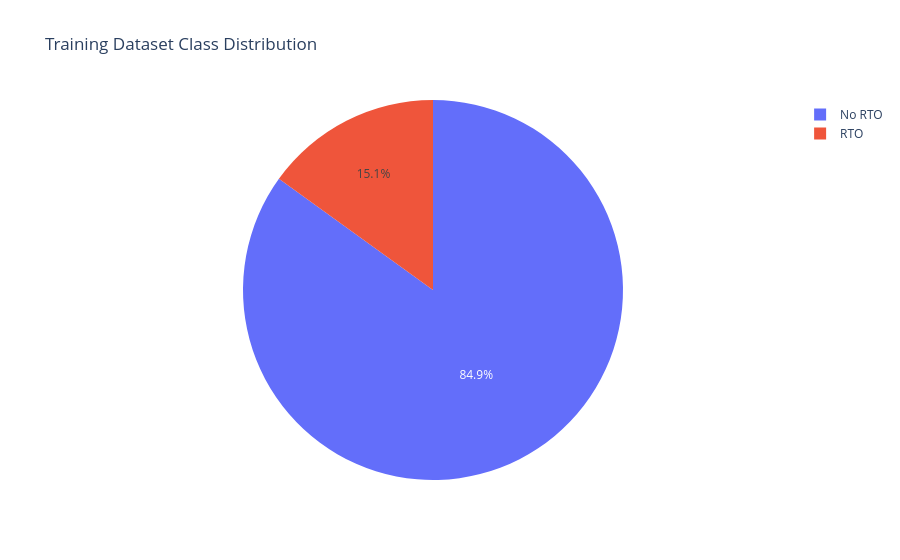
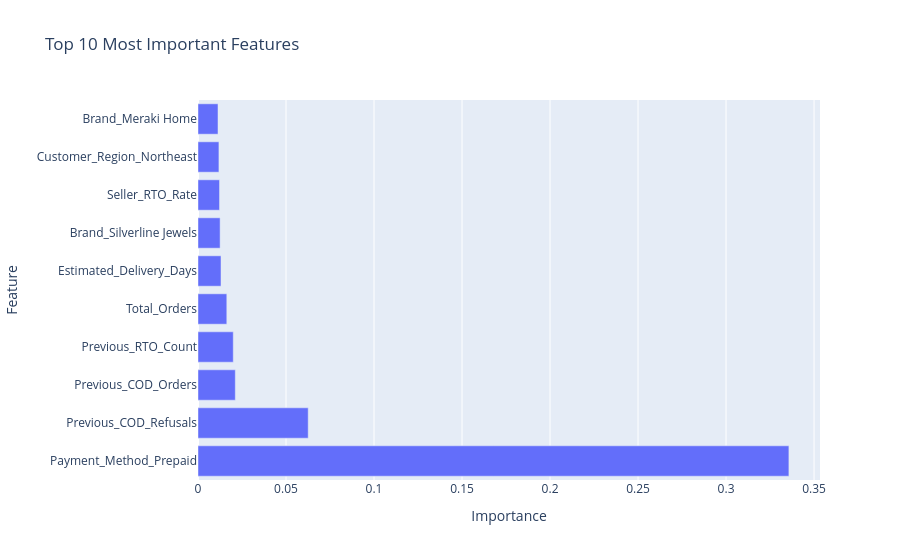

Write notebook code for charts like these, in order.
### Code cell
import pandas as pd
import numpy as np

from sklearn.model_selection import train_test_split
from sklearn.preprocessing import LabelEncoder

import warnings
warnings.filterwarnings("ignore")
df = pd.read_csv("../data/Meesho_RTO_Prevention_Dataset.csv")
df.head()
df.isnull().sum()
print(df.duplicated().sum())
df["RTO"] = df["RTO"].map({
    "Yes": 1,
    "No": 0
})

df["RTO"].value_counts()
df = df.drop(columns=[
    "Order_ID",
    "Customer_ID",
    "Seller_ID"
])

df.head()
X = df.drop("RTO", axis=1)
y = df["RTO"]
print("Features Shape:", X.shape)
print("Target Shape:", y.shape)
categorical_cols = X.select_dtypes(include="object").columns.tolist()

numerical_cols = X.select_dtypes(exclude="object").columns.tolist()

print("Categorical Columns:\n")
print(categorical_cols)

print("\nNumerical Columns:\n")
print(numerical_cols)
print("Number of Numerical Features:", len(numerical_cols))

print("Number of Categorical Features:", len(categorical_cols))
for col in categorical_cols:
    print(f"{col}: {X[col].nunique()} unique values")
    # Columns to One-Hot Encode
one_hot_cols = [
    "Customer_Region",
    "Product_Category",
    "Brand",
    "Payment_Method",
    "Festival_Season",
    "Source_City",
    "Courier_Partner"
]

X = pd.get_dummies(
    X,
    columns=one_hot_cols,
    drop_first=True
)
from sklearn.preprocessing import LabelEncoder

le = LabelEncoder()

X["Destination_City"] = le.fit_transform(X["Destination_City"])
print(X.shape)

X.head()
X_train, X_test, y_train, y_test = train_test_split(
    X,
    y,
    test_size=0.2,
    random_state=42,
    stratify=y
)
print("Training Features :", X_train.shape)
print("Testing Features  :", X_test.shape)

print("Training Labels   :", y_train.shape)
print("Testing Labels    :", y_test.shape)
# Check class distribution
print(y_train.value_counts())

print("\nPercentage:\n")

print(y_train.value_counts(normalize=True) * 100)
import plotly.express as px

fig = px.pie(
    names=["No RTO", "RTO"],
    values=y_train.value_counts().sort_index(),
    title="Training Dataset Class Distribution"
)

fig.show()
from xgboost import XGBClassifier

model = XGBClassifier(
    random_state=42,
    n_estimators=300,
    max_depth=6,
    learning_rate=0.05,

    scale_pos_weight=scale_pos_weight,
    eval_metric="logloss"
)

model.fit(X_train, y_train)
y_pred = model.predict(X_test)
print(y_pred[:20])
from sklearn.metrics import confusion_matrix
import seaborn as sns
import matplotlib.pyplot as plt

cm = confusion_matrix(y_test, y_pred)

plt.figure(figsize=(6,5))
sns.heatmap(
    cm,
    annot=True,
    fmt="d",
    cmap="Blues",
    xticklabels=["No RTO", "RTO"],
    yticklabels=["No RTO", "RTO"]
)

plt.xlabel("Predicted")
plt.ylabel("Actual")
plt.title("Confusion Matrix")
plt.show()
from sklearn.metrics import classification_report

print(classification_report(y_test, y_pred))
from sklearn.metrics import roc_auc_score

y_prob = model.predict_proba(X_test)[:,1]

auc = roc_auc_score(y_test, y_prob)

print("ROC AUC Score:", auc)
import pandas as pd

feature_importance = pd.DataFrame({
    "Feature": X_train.columns,
    "Importance": model.feature_importances_
})

feature_importance = feature_importance.sort_values(
    by="Importance",
    ascending=False
)

feature_importance.head(15)
import plotly.express as px

fig = px.bar(
    feature_importance.head(10),
    x="Importance",
    y="Feature",
    orientation="h",
    title="Top 10 Most Important Features"
)

fig.show()
negative = (y_train == 0).sum()
positive = (y_train == 1).sum()

scale_pos_weight = negative / positive

print("Negative:", negative)
print("Positive:", positive)
print("Scale Pos Weight:", scale_pos_weight)
y_pred = model.predict(X_test)

y_prob = model.predict_proba(X_test)[:,1]
from sklearn.metrics import classification_report

print(classification_report(y_test, y_pred))
from sklearn.metrics import roc_auc_score

print(roc_auc_score(y_test, y_prob))

### Figure 1 — Plotly figure (JSON) as saved in the notebook; plotly's stock layout.template omitted (floating-point values rounded to 4 significant figures)
{"data": [{"domain": {"x": [0, 1], "y": [0, 1]}, "hovertemplate": "label=%{label}<br>value=%{value}<extra></extra>", "labels": ["No RTO", "RTO"], "legendgroup": "", "name": "", "showlegend": true, "type": "pie", "values": [47570, 8430]}], "layout": {"legend": {"tracegroupgap": 0}, "title": {"text": "Training Dataset Class Distribution"}}}

### Figure 2 — Plotly figure (JSON) as saved in the notebook; plotly's stock layout.template omitted (floating-point values rounded to 4 significant figures)
{"data": [{"hovertemplate": "Importance=%{x}<br>Feature=%{y}<extra></extra>", "legendgroup": "", "marker": {"color": "#636efa", "pattern": {"shape": ""}}, "name": "", "orientation": "h", "showlegend": false, "textposition": "auto", "type": "bar", "x": [0.3357, 0.06261, 0.0212, 0.02003, 0.01637, 0.01308, 0.01256, 0.01223, 0.01189, 0.01136], "xaxis": "x", "y": ["Payment_Method_Prepaid", "Previous_COD_Refusals", "Previous_COD_Orders", "Previous_RTO_Count", "Total_Orders", "Estimated_Delivery_Days", "Brand_Silverline Jewels", "Seller_RTO_Rate", "Customer_Region_Northeast", "Brand_Meraki Home"], "yaxis": "y"}], "layout": {"barmode": "relative", "legend": {"tracegroupgap": 0}, "title": {"text": "Top 10 Most Important Features"}, "xaxis": {"anchor": "y", "domain": [0, 1], "title": {"text": "Importance"}}, "yaxis": {"anchor": "x", "domain": [0, 1], "title": {"text": "Feature"}}}}
